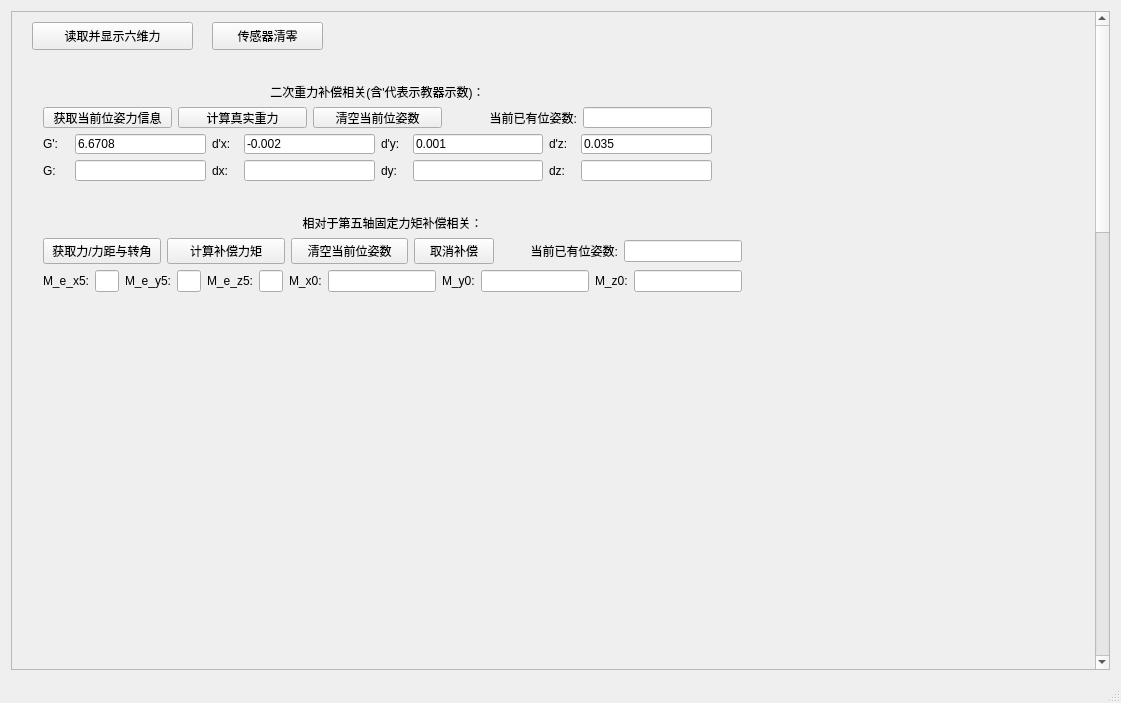
<?xml version="1.0" encoding="UTF-8"?>
<ui version="4.0">
 <class>forceSenseControllerClass</class>
 <widget class="QMainWindow" name="forceSenseControllerClass">
  <property name="geometry">
   <rect>
    <x>0</x>
    <y>0</y>
    <width>1121</width>
    <height>703</height>
   </rect>
  </property>
  <property name="windowTitle">
   <string>forceSenseController</string>
  </property>
  <widget class="QWidget" name="centralWidget">
   <layout class="QGridLayout" name="gridLayout_2">
    <item row="0" column="0">
     <widget class="QScrollArea" name="scrollArea">
      <property name="widgetResizable">
       <bool>true</bool>
      </property>
      <widget class="QWidget" name="scrollAreaWidgetContents">
       <property name="geometry">
        <rect>
         <x>0</x>
         <y>0</y>
         <width>1076</width>
         <height>2000</height>
        </rect>
       </property>
       <property name="minimumSize">
        <size>
         <width>500</width>
         <height>2000</height>
        </size>
       </property>
       <widget class="QPushButton" name="readForceAndShowButton">
        <property name="geometry">
         <rect>
          <x>20</x>
          <y>10</y>
          <width>161</width>
          <height>28</height>
         </rect>
        </property>
        <property name="text">
         <string>读取并显示六维力</string>
        </property>
       </widget>
       <widget class="QPushButton" name="zeroSenseButton">
        <property name="geometry">
         <rect>
          <x>200</x>
          <y>10</y>
          <width>111</width>
          <height>28</height>
         </rect>
        </property>
        <property name="text">
         <string>传感器清零</string>
        </property>
       </widget>
       <widget class="QWidget" name="layoutWidget">
        <property name="geometry">
         <rect>
          <x>10</x>
          <y>310</y>
          <width>1011</width>
          <height>501</height>
         </rect>
        </property>
        <layout class="QVBoxLayout" name="verticalLayout">
         <item>
          <layout class="QHBoxLayout" name="horizontalLayout_2" stretch="5,1,5,1,5">
           <item>
            <widget class="QChartView" name="Fx_show" native="true"/>
           </item>
           <item>
            <spacer name="horizontalSpacer">
             <property name="orientation">
              <enum>Qt::Horizontal</enum>
             </property>
             <property name="sizeType">
              <enum>QSizePolicy::Preferred</enum>
             </property>
             <property name="sizeHint" stdset="0">
              <size>
               <width>40</width>
               <height>20</height>
              </size>
             </property>
            </spacer>
           </item>
           <item>
            <widget class="QChartView" name="Fy_show" native="true"/>
           </item>
           <item>
            <spacer name="horizontalSpacer_2">
             <property name="orientation">
              <enum>Qt::Horizontal</enum>
             </property>
             <property name="sizeType">
              <enum>QSizePolicy::Preferred</enum>
             </property>
             <property name="sizeHint" stdset="0">
              <size>
               <width>40</width>
               <height>20</height>
              </size>
             </property>
            </spacer>
           </item>
           <item>
            <widget class="QChartView" name="Fz_show" native="true"/>
           </item>
          </layout>
         </item>
         <item>
          <layout class="QHBoxLayout" name="horizontalLayout" stretch="5,1,5,1,5">
           <item>
            <widget class="QChartView" name="Mx_show" native="true"/>
           </item>
           <item>
            <spacer name="horizontalSpacer_3">
             <property name="orientation">
              <enum>Qt::Horizontal</enum>
             </property>
             <property name="sizeType">
              <enum>QSizePolicy::Preferred</enum>
             </property>
             <property name="sizeHint" stdset="0">
              <size>
               <width>40</width>
               <height>20</height>
              </size>
             </property>
            </spacer>
           </item>
           <item>
            <widget class="QChartView" name="My_show" native="true"/>
           </item>
           <item>
            <spacer name="horizontalSpacer_4">
             <property name="orientation">
              <enum>Qt::Horizontal</enum>
             </property>
             <property name="sizeType">
              <enum>QSizePolicy::Preferred</enum>
             </property>
             <property name="sizeHint" stdset="0">
              <size>
               <width>40</width>
               <height>20</height>
              </size>
             </property>
            </spacer>
           </item>
           <item>
            <widget class="QChartView" name="Mz_show" native="true"/>
           </item>
          </layout>
         </item>
        </layout>
       </widget>
       <widget class="QWidget" name="layoutWidget">
        <property name="geometry">
         <rect>
          <x>20</x>
          <y>60</y>
          <width>691</width>
          <height>120</height>
         </rect>
        </property>
        <layout class="QVBoxLayout" name="verticalLayout_2">
         <item>
          <widget class="QLabel" name="label_26">
           <property name="text">
            <string>二次重力补偿相关(含'代表示教器示数)：</string>
           </property>
           <property name="alignment">
            <set>Qt::AlignCenter</set>
           </property>
          </widget>
         </item>
         <item>
          <layout class="QHBoxLayout" name="horizontalLayout_5" stretch="1,1,1,1,1">
           <item>
            <widget class="QPushButton" name="get_once_Button">
             <property name="text">
              <string>获取当前位姿力信息</string>
             </property>
            </widget>
           </item>
           <item>
            <widget class="QPushButton" name="caculate_Button">
             <property name="text">
              <string>计算真实重力</string>
             </property>
            </widget>
           </item>
           <item>
            <widget class="QPushButton" name="clear_Button">
             <property name="text">
              <string>清空当前位姿数</string>
             </property>
            </widget>
           </item>
           <item>
            <widget class="QLabel" name="label_16">
             <property name="text">
              <string>当前已有位姿数:</string>
             </property>
             <property name="alignment">
              <set>Qt::AlignRight|Qt::AlignTrailing|Qt::AlignVCenter</set>
             </property>
            </widget>
           </item>
           <item>
            <widget class="QLineEdit" name="curNum_lineEdit"/>
           </item>
          </layout>
         </item>
         <item>
          <layout class="QHBoxLayout" name="horizontalLayout_3" stretch="1,5,1,5,1,5,1,5">
           <item>
            <widget class="QLabel" name="label_8">
             <property name="text">
              <string>G':</string>
             </property>
            </widget>
           </item>
           <item>
            <widget class="QLineEdit" name="G_robot_lineEdit">
             <property name="text">
              <string>6.6708</string>
             </property>
            </widget>
           </item>
           <item>
            <widget class="QLabel" name="label_9">
             <property name="text">
              <string>d'x:</string>
             </property>
            </widget>
           </item>
           <item>
            <widget class="QLineEdit" name="dx_robot_lineEdit">
             <property name="text">
              <string>-0.002</string>
             </property>
            </widget>
           </item>
           <item>
            <widget class="QLabel" name="label_10">
             <property name="text">
              <string>d'y:</string>
             </property>
            </widget>
           </item>
           <item>
            <widget class="QLineEdit" name="dy_robot_lineEdit">
             <property name="text">
              <string>0.001</string>
             </property>
            </widget>
           </item>
           <item>
            <widget class="QLabel" name="label_11">
             <property name="text">
              <string>d'z:</string>
             </property>
            </widget>
           </item>
           <item>
            <widget class="QLineEdit" name="dz_robot_lineEdit">
             <property name="text">
              <string>0.035</string>
             </property>
            </widget>
           </item>
          </layout>
         </item>
         <item>
          <layout class="QHBoxLayout" name="horizontalLayout_4" stretch="1,5,1,5,1,5,1,5">
           <item>
            <widget class="QLabel" name="label_12">
             <property name="text">
              <string>G:</string>
             </property>
            </widget>
           </item>
           <item>
            <widget class="QLineEdit" name="G_real_lineEdit"/>
           </item>
           <item>
            <widget class="QLabel" name="label_13">
             <property name="text">
              <string>dx:</string>
             </property>
            </widget>
           </item>
           <item>
            <widget class="QLineEdit" name="dx_real_lineEdit"/>
           </item>
           <item>
            <widget class="QLabel" name="label_14">
             <property name="text">
              <string>dy:</string>
             </property>
            </widget>
           </item>
           <item>
            <widget class="QLineEdit" name="dy_real_lineEdit"/>
           </item>
           <item>
            <widget class="QLabel" name="label_15">
             <property name="text">
              <string>dz:</string>
             </property>
            </widget>
           </item>
           <item>
            <widget class="QLineEdit" name="dz_real_lineEdit"/>
           </item>
          </layout>
         </item>
        </layout>
       </widget>
       <widget class="QWidget" name="layoutWidget_2">
        <property name="geometry">
         <rect>
          <x>20</x>
          <y>190</y>
          <width>721</width>
          <height>101</height>
         </rect>
        </property>
        <layout class="QVBoxLayout" name="verticalLayout_3">
         <item>
          <widget class="QLabel" name="label_27">
           <property name="text">
            <string>相对于第五轴固定力矩补偿相关：</string>
           </property>
           <property name="alignment">
            <set>Qt::AlignCenter</set>
           </property>
          </widget>
         </item>
         <item>
          <layout class="QHBoxLayout" name="horizontalLayout_6" stretch="1,1,1,0,1,1">
           <item>
            <widget class="QPushButton" name="get_Compensation_Button">
             <property name="text">
              <string>获取力/力距与转角</string>
             </property>
            </widget>
           </item>
           <item>
            <widget class="QPushButton" name="caculate_Compensation_Button">
             <property name="text">
              <string>计算补偿力矩</string>
             </property>
            </widget>
           </item>
           <item>
            <widget class="QPushButton" name="clear_Compensation_Button">
             <property name="text">
              <string>清空当前位姿数</string>
             </property>
            </widget>
           </item>
           <item>
            <widget class="QPushButton" name="cancel_Compensation_Button">
             <property name="text">
              <string>取消补偿</string>
             </property>
            </widget>
           </item>
           <item>
            <widget class="QLabel" name="label_17">
             <property name="text">
              <string>当前已有位姿数:</string>
             </property>
             <property name="alignment">
              <set>Qt::AlignRight|Qt::AlignTrailing|Qt::AlignVCenter</set>
             </property>
            </widget>
           </item>
           <item>
            <widget class="QLineEdit" name="curNum_Compensation_lineEdit"/>
           </item>
          </layout>
         </item>
         <item>
          <layout class="QHBoxLayout" name="horizontalLayout_7" stretch="1,5,1,5,1,5,0,0,0,0,0,0">
           <item>
            <widget class="QLabel" name="label_18">
             <property name="text">
              <string>M_e_x5:</string>
             </property>
            </widget>
           </item>
           <item>
            <widget class="QLineEdit" name="M_e_x5_lineEdit"/>
           </item>
           <item>
            <widget class="QLabel" name="label_19">
             <property name="text">
              <string>M_e_y5:</string>
             </property>
            </widget>
           </item>
           <item>
            <widget class="QLineEdit" name="M_e_y5_lineEdit"/>
           </item>
           <item>
            <widget class="QLabel" name="label_20">
             <property name="text">
              <string>M_e_z5:</string>
             </property>
            </widget>
           </item>
           <item>
            <widget class="QLineEdit" name="M_e_z5_lineEdit"/>
           </item>
           <item>
            <widget class="QLabel" name="label_21">
             <property name="text">
              <string>M_x0:</string>
             </property>
            </widget>
           </item>
           <item>
            <widget class="QLineEdit" name="M_x0_lineEdit"/>
           </item>
           <item>
            <widget class="QLabel" name="label_23">
             <property name="text">
              <string>M_y0:</string>
             </property>
            </widget>
           </item>
           <item>
            <widget class="QLineEdit" name="M_y0_lineEdit"/>
           </item>
           <item>
            <widget class="QLabel" name="label_22">
             <property name="text">
              <string>M_z0:</string>
             </property>
            </widget>
           </item>
           <item>
            <widget class="QLineEdit" name="M_z0_lineEdit"/>
           </item>
          </layout>
         </item>
        </layout>
       </widget>
      </widget>
     </widget>
    </item>
   </layout>
  </widget>
  <widget class="QStatusBar" name="statusBar"/>
 </widget>
 <layoutdefault spacing="6" margin="11"/>
 <customwidgets>
  <customwidget>
   <class>QChartView</class>
   <extends>QWidget</extends>
   <header>qchartview.h</header>
   <container>1</container>
  </customwidget>
 </customwidgets>
 <resources/>
 <connections/>
</ui>
